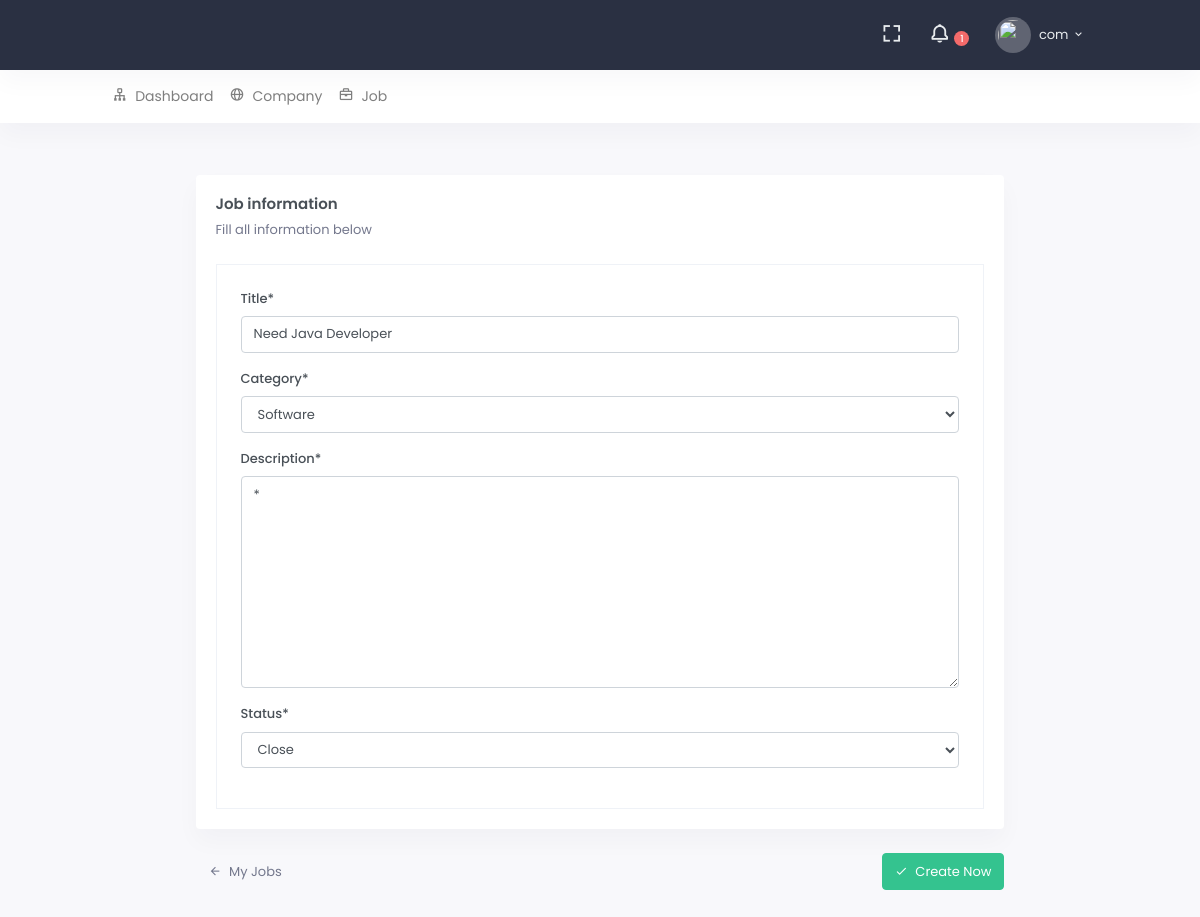
Before: /c/job/4/change/ (signed in) with the older database file.
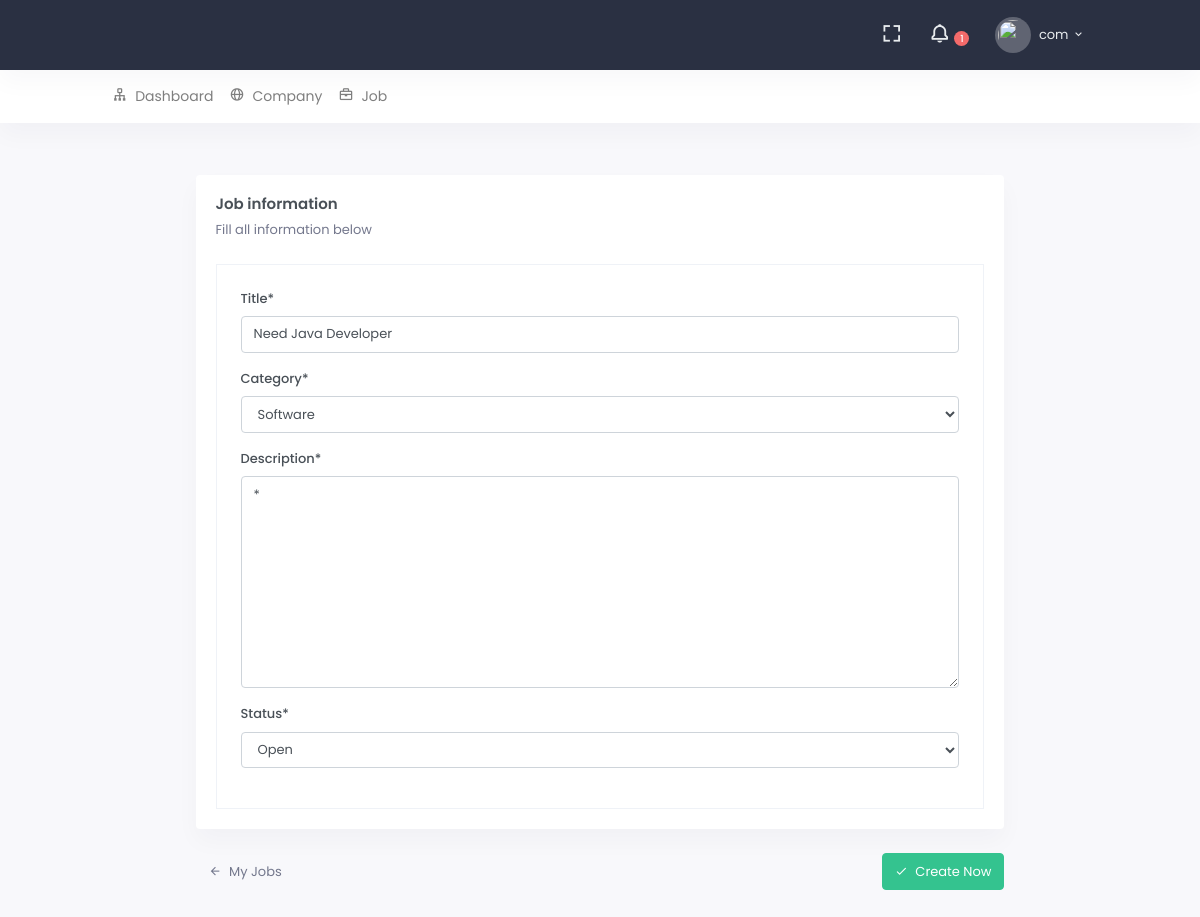
After: the same page with the newer database file.
### src/portals/company/models.py (models this page shows, shortened)
class Job(models.Model):
    STATUS_CHOICE = (
        ('o', 'Open'),
        ('c', 'Close')
    )
    title = models.CharField(max_length=255)
    category = models.ForeignKey(Category, on_delete=models.CASCADE)
    description = models.TextField()
    detailed_description = RichTextField(null=True, blank=True)
    company = models.ForeignKey('Company', related_name='job_provider', on_delete=models.CASCADE, blank=True)
    start_time = models.DateTimeField(null=True, blank=True)
    end_time = models.DateTimeField(null=True, blank=True)
    likes = models.ManyToManyField(User, related_name='likes')
    candidates = models.ManyToManyField(User, related_name='candidates', through='Candidate')
    status = models.CharField(max_length=1, choices=STATUS_CHOICE, default='o')
    is_active = models.BooleanField(default=True)
    created_on = models.DateTimeField(auto_now=False, auto_now_add=True)
    class Meta:
        ordering = ['-pk']

### src/portals/company/views.py (the view)
# urls.py: path('job/<int:pk>/change/', JobUpdateView.as_view(), name='job-update'),
@method_decorator(company_required, name='dispatch')
class JobUpdateView(UpdateView):
    model = Job
    fields = ['title', 'category', 'description', 'status']
    success_url = reverse_lazy('company:job-list')
    def get_object(self, queryset=None):
        return get_object_or_404(
            Job.objects.filter(
                company__user=self.request.user
            ), pk=self.kwargs['pk']
        )

### src/portals/company/models.py (called while the page is built)
    def __str__(self):
        return self.name

### src/portals/company/templates/company/job_form.html (shortened to what this page needs)
{% extends 'core/base.html' %}
{% load static %}
{% load crispy_forms_tags %}
{% block content %}
    <div class="checkout-tabs">
        <form method="post">
            <div class="row justify-content-center">
                <div class="col-xl-10 col-sm-9">
                    <form action="" method="post">
                        <div class="card">
                            <div class="card-body">
                                <div class="tab-content" id="v-pills-tabContent">
                                    <div class="tab-pane fade active show" id="v-pills-payment" role="tabpanel"
                                         aria-labelledby="v-pills-payment-tab">
                                        <div>
                                            <h4 class="card-title">Job information</h4>
                                            <p class="card-title-desc">Fill all information below</p>
                                            <div class="p-4 border">
                                                {{ form|crispy }}
                                            </div>
                                        </div>
                                    </div>
                                </div>
                            </div>
                        </div>
                        <div class="row my-4">
                            <div class="col-sm-6">
                                <a href="{% url 'company:job-list' %}"
                                   class="btn text-muted d-none d-sm-inline-block btn-link">
                                    <i class="mdi mdi-arrow-left mr-1"></i> My Jobs </a>
                            </div>
                            <div class="col-sm-6">
                                <div class="text-sm-right">
                                    <button type="submit" class="btn btn-success">
                                        <i class="mdi mdi-check mr-1"></i> Create Now
                                    </button>
                                </div>
                            </div>
                        </div>
                    </form>
                </div>
            </div>
        </form>
    </div>
{% endblock %}

Changed rows visible on the page:
changed Job "Need Java Developer": status "Close" → "Open"
